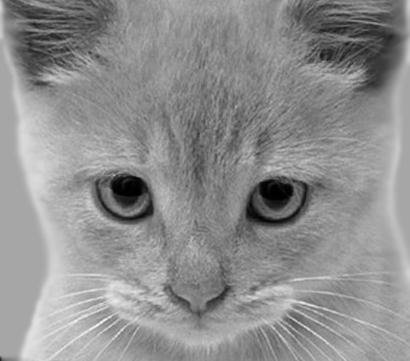
#> input picture cat.jpg, 410 x 361 px
$ jupyter execute 'Q-1,Python_notebook , name - pradeep meena , roll - 240757.ipynb'
#> lines starting #> are read from the running program, lines starting #| are printed output that depends on the picture
# EE200 Project – Question 1
## Name - Pradeep Meena
## Roll No. - 240757

# 1 . Import Required Libraries

[cell 1]
import cv2
import numpy as np
import matplotlib.pyplot as plt

# 2 . Load the images (cat and dog)

[cell 2]
cat_image = cv2.imread('cat.jpg', 0)  # Load the cat image in grayscale
#> cat_image is the input picture: shape (361, 410); min 0, max 254, mean 142.9
dog_image = cv2.imread('dog.jpg', 0)  # Load the dog image in grayscale
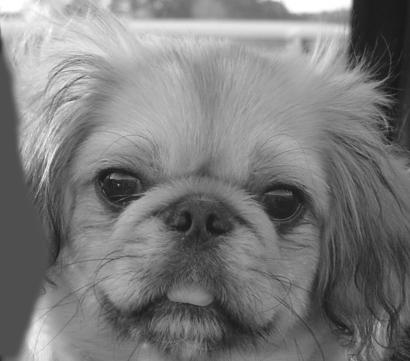
#> input picture dog.jpg, 410 x 361 px
#> dog_image is the input picture: shape (361, 410); min 17, max 255, mean 123.6

# 3. Check if images are loaded correctly

[cell 3]
if cat_image is None:
    print("Cat image not found. Make sure the path is correct.")
else:
    print("Cat image loaded successfully!")

if dog_image is None:
    print("Dog image not found. Make sure the path is correct.")
else:
    print("Dog image loaded successfully!")

# 4. Plot the original cat image

[cell 4]
plt.figure(figsize=(6, 6))
plt.imshow(cat_image, cmap='gray')
plt.title('Original Cat Image')
plt.axis('off')
plt.show()

# 5. Compute the 2D Fourier Transform of the cat image

[cell 5]
F_cat = np.fft.fft2(cat_image)
F_cat_shifted = np.fft.fftshift(F_cat)  # Shift zero frequency component to the center

# 6.Get the magnitude spectrum of the cat image

[cell 6]
magnitude_spectrum_cat = np.abs(F_cat_shifted)

# 7.Plot the magnitude spectrum of the cat image in normal and dB scale

[cell 7]
plt.figure(figsize=(12, 6))

# Normal magnitude spectrum (Linear scale)

[cell 8]
plt.figure(figsize=(6, 6))
plt.imshow(magnitude_spectrum_cat, cmap='gray')
plt.title('Magnitude Spectrum of Cat Image (Normal - Linear)', pad=20)  # Adjust pad to add space between title and plot
plt.colorbar()

# Adjust layout to avoid overlap
plt.tight_layout()  # Adjust the layout automatically to prevent overlap
plt.show()
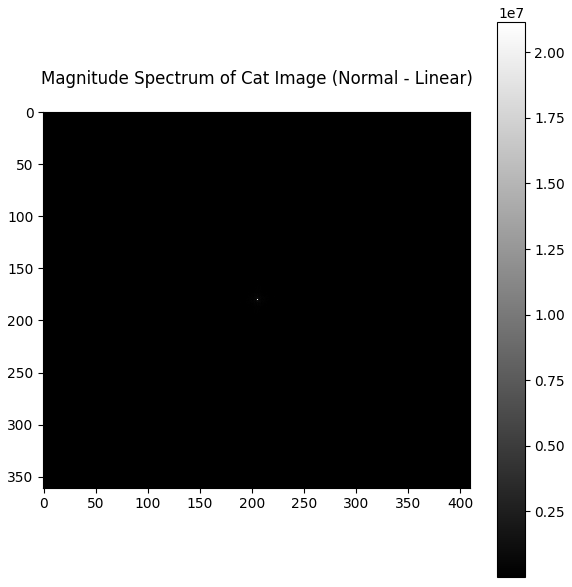
#> figure drawn by matplotlib, 2 panels

# Magnitude spectrum in dB scale (logarithmic scale)

[cell 9]
magnitude_spectrum_cat_db = 20 * np.log10(magnitude_spectrum_cat + 1e-6)  # Small constant to avoid log(0)
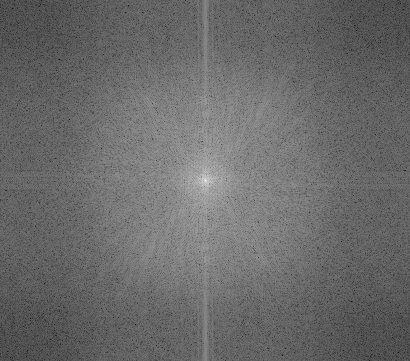
#> magnitude_spectrum_cat_db: shape (361, 410) float64; min -2.44, max 146.5, mean 59.8; drawn with min black and max white
plt.figure(figsize=(6, 6))
plt.imshow(magnitude_spectrum_cat_db, cmap='gray')
plt.title('Magnitude Spectrum of Cat Image (dB Scale)', pad=20)
plt.colorbar()
plt.tight_layout(pad=2.0)
plt.show()
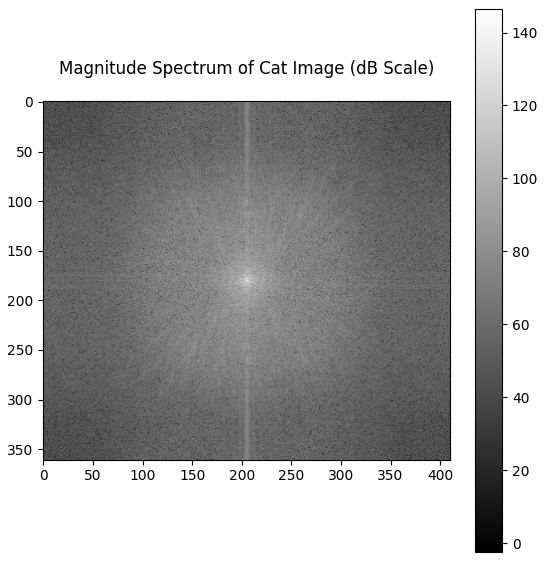
#> figure drawn by matplotlib, 2 panels

# 8. Rotate the cat image 90 degrees counterclockwise

[cell 10]
rotated_cat_image = np.rot90(cat_image)
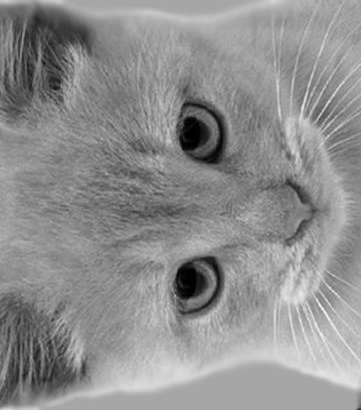
#> rotated_cat_image: shape (410, 361); min 0, max 254, mean 142.9

# 9. Compute the 2D Fourier Transform of the rotated image

[cell 11]
F_rotated_cat = np.fft.fft2(rotated_cat_image)
F_rotated_cat_shifted = np.fft.fftshift(F_rotated_cat)

# 10.Get the magnitude spectrum of the rotated image

[cell 12]
magnitude_spectrum_rotated_cat = np.abs(F_rotated_cat_shifted)

# 11.Plot the magnitude spectrum of the rotated cat image

[cell 13]
plt.figure(figsize=(6, 6))
plt.imshow(np.log(magnitude_spectrum_rotated_cat + 1), cmap='gray')
plt.title('Magnitude Spectrum of Rotated Cat Image')
plt.colorbar()
plt.show()
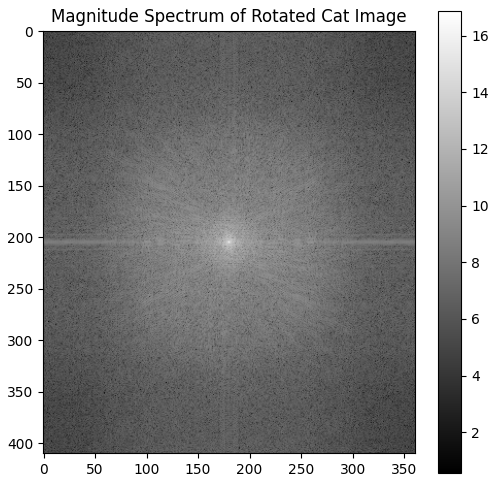
#> figure drawn by matplotlib, 2 panels

# 12.Apply Gaussian Blur to the dog image to remove high frequencies (structure)

[cell 14]
dog_image_blurred = cv2.GaussianBlur(dog_image, (15, 15), 0)

# 13.Plot the low-pass (blurred) image of the dog

[cell 15]
plt.figure(figsize=(6, 6))
plt.imshow(dog_image_blurred, cmap='gray')
plt.title('Low-pass Image of Dog (Blurred)')
plt.axis('off')
plt.show()

# 14 Compute the 2D Fourier Transform of both images (cat and blurred dog)

[cell 16]
F_dog_blurred = np.fft.fft2(dog_image_blurred)
F_dog_blurred_shifted = np.fft.fftshift(F_dog_blurred)  # Shift zero frequency to the center

# 15. Frequency Fusion

# Remove high frequencies from the cat image (to retain fine details)

[cell 17]
high_freq_cat = F_cat_shifted.copy()
cutoff_low, cutoff_high = 40, 150  # Adjust these values based on the image size
high_freq_cat[cutoff_low:cutoff_high, cutoff_low:cutoff_high] = 0  # Zero out low frequencies to retain high frequencies (details)

# Plot the high-pass (cat details) image after removing low frequencies

[cell 18]
high_pass_cat_image = np.fft.ifft2(np.fft.ifftshift(high_freq_cat)).real
plt.figure(figsize=(6, 6))
plt.imshow(np.abs(high_pass_cat_image), cmap='gray')
plt.title('High-pass Image of Cat (Details)')
plt.axis('off')
plt.show()
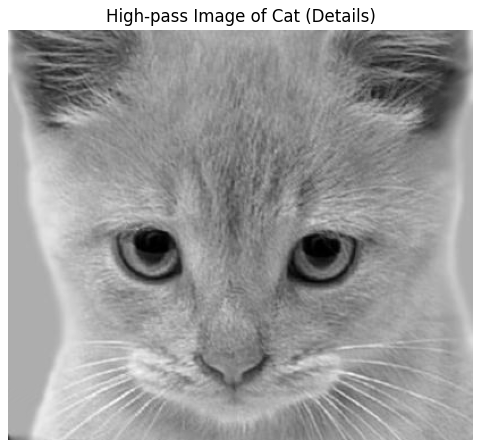
#> figure drawn by matplotlib, 1 panel

# Retain low frequencies from the dog image (overall structure)

[cell 19]
low_freq_dog = F_dog_blurred_shifted.copy()

# Combine the low frequencies from the dog image with high frequencies from the cat image

[cell 20]
scaling_factor_cat = 1.25  # Adjust as needed for better blending
scaling_factor_dog = 2.3  # Adjust as needed for better blending
mixed_freq = scaling_factor_dog * low_freq_dog + scaling_factor_cat * high_freq_cat

# Inverse Fourier Transform to obtain the mixed image

[cell 21]
mixed_image = np.fft.ifft2(np.fft.ifftshift(mixed_freq))  # Inverse shift and inverse FFT

# 16.Plot the resulting mixed image

[cell 22]
plt.figure(figsize=(6, 6))
plt.imshow(np.abs(mixed_image), cmap='gray')
plt.title('Frequency Mixed Image (Cat Details + Dog Shape)')
plt.axis('off')
plt.show()
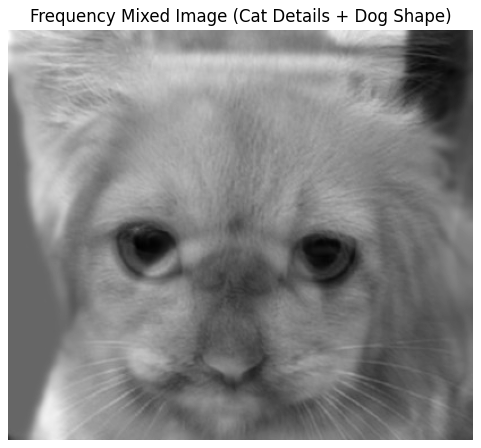
#> figure drawn by matplotlib, 1 panel

# 17.Display all images in a grid

[cell 23]
plt.figure(figsize=(15, 12))

# Display all intermediate results in a grid
plt.subplot(3, 3, 1)
plt.imshow(cat_image, cmap='gray')
plt.title('Original Cat Image')
plt.axis('off')

plt.subplot(3, 3, 2)
plt.imshow(magnitude_spectrum_cat, cmap='gray')
plt.title('Magnitude Spectrum (Normal) of Cat Image')
plt.axis('off')

plt.subplot(3, 3, 3)
plt.imshow(magnitude_spectrum_cat_db, cmap='gray')
plt.title('Magnitude Spectrum (dB) of Cat Image')
plt.axis('off')


plt.subplot(3,3,4)
plt.imshow(np.log(magnitude_spectrum_rotated_cat + 1), cmap='gray')
plt.title('Magnitude Spectrum of Rotated Cat Image')
plt.axis('off')

plt.subplot(3, 3, 5)
plt.imshow(rotated_cat_image, cmap='gray')
plt.title('Rotated Cat Image')
plt.axis('off')

plt.subplot(3, 3, 6)
plt.imshow(dog_image_blurred, cmap='gray')
plt.title('Low-pass Image of Dog (Blurred)')
plt.axis('off')

plt.subplot(3, 3, 7)
plt.imshow(np.abs(high_pass_cat_image), cmap='gray')
plt.title('High-pass Image of Cat (Details)')
plt.axis('off')

plt.subplot(3, 3, 8)
plt.imshow(np.abs(mixed_image), cmap='gray')
plt.title('Hybrid Image (Cat Details + Dog Shape)')
plt.axis('off')

plt.tight_layout()
plt.show()
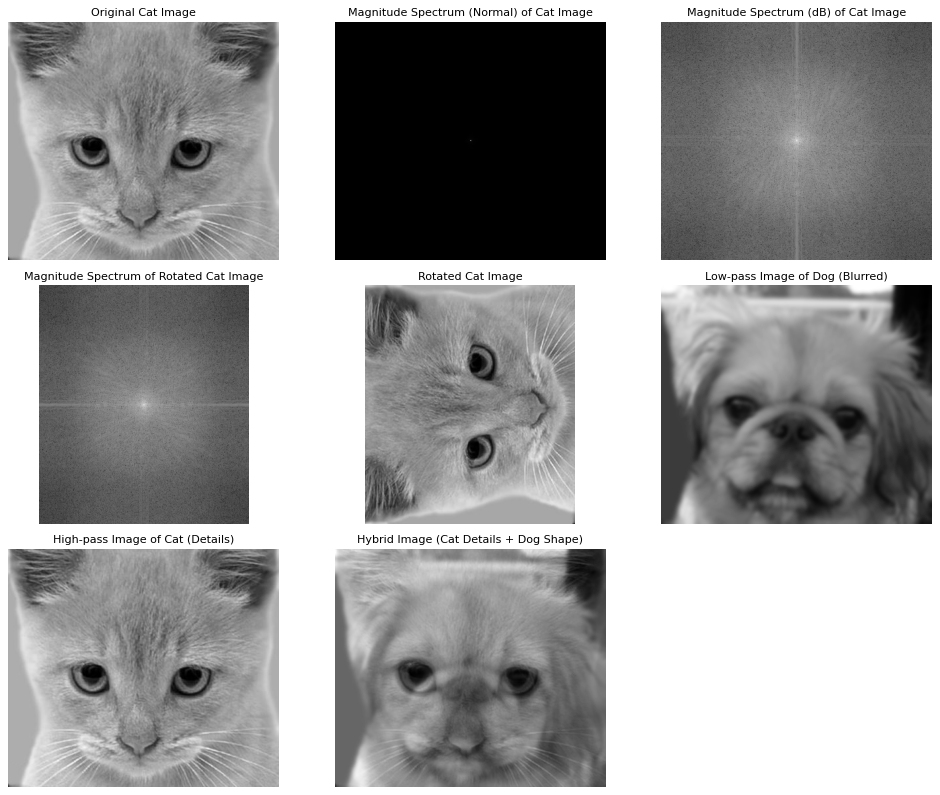
#> figure drawn by matplotlib, 8 panels
